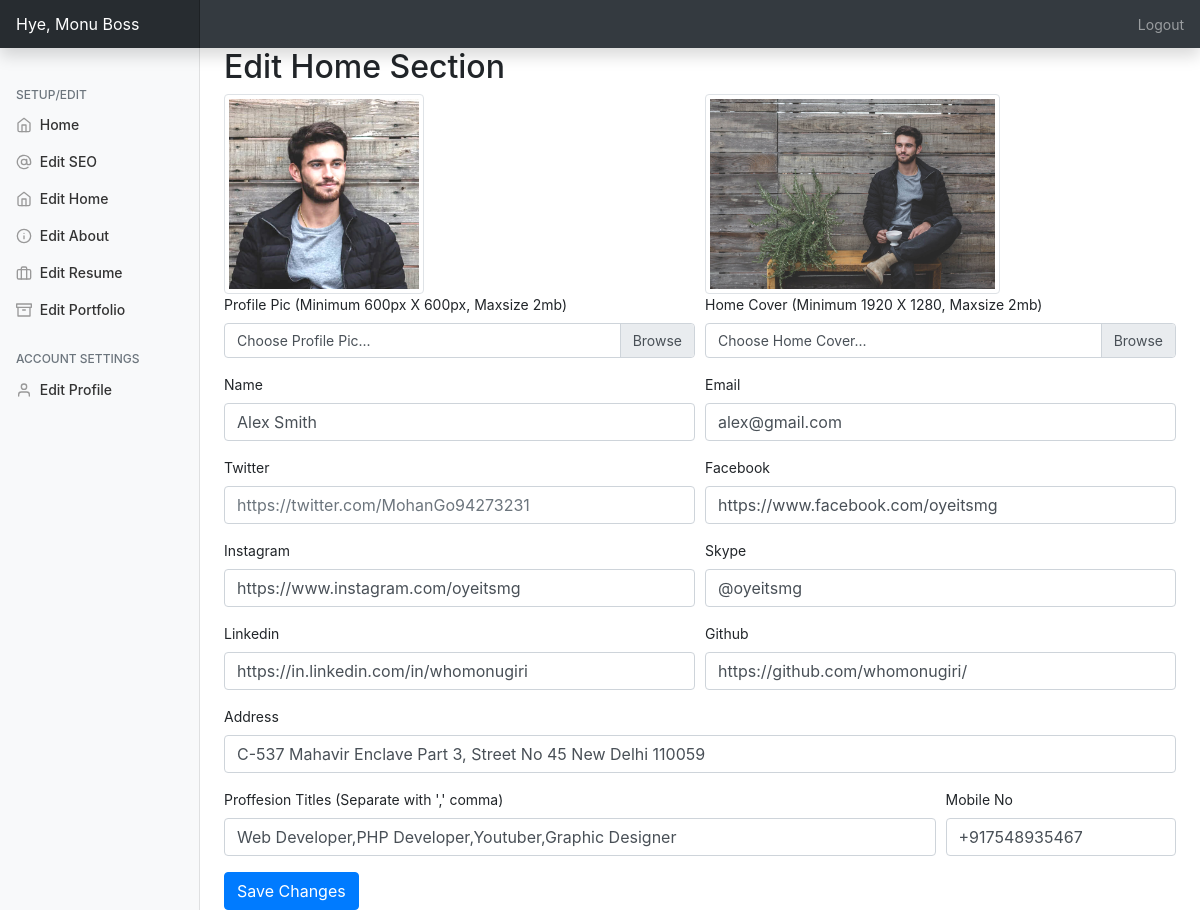
The page /admin/?edithome=true (signed in) on the database its author committed.
### tables this page shows
CREATE TABLE `personal_setup` (
  `id` int(11) NOT NULL,
  `profilepic` varchar(250) NOT NULL,
  `name` varchar(250) NOT NULL,
  `twitter` varchar(200) NOT NULL,
  `facebook` varchar(200) NOT NULL,
  `instagram` varchar(200) NOT NULL,
  `skype` varchar(200) NOT NULL,
  `linkedin` varchar(200) NOT NULL,
  `github` varchar(200) NOT NULL,
  `homewallpaper` varchar(200) NOT NULL,
  `professions` varchar(200) NOT NULL,
  `location` text NOT NULL,
  `mobile` varchar(200) NOT NULL,
  `emailid` varchar(200) NOT NULL
);

### admin/php/home.php (the view, shortened to what this page needs)
<h2>Edit Home Section</h2>
<form method="post" action="php/uhome.php" enctype="multipart/form-data">
  <div class="form-row">
    <div class="form-group col-md-6">
      <img src="../assets/img/<?= $data['profilepic'] ?>" class="oo img-thumbnail"><br>
      <label>Profile Pic (Minimum 600px X 600px, Maxsize 2mb)</label>
      <div class="custom-file">
        <label class="custom-file-label" for="profilepic">Choose Profile Pic...</label>
      </div>
    </div>
    <div class="form-group col-md-6">
      <img src="../assets/img/<?= $data['homewallpaper'] ?>" class="oo img-thumbnail">
      <label>Home Cover (Minimum 1920 X 1280, Maxsize 2mb)</label>
      <div class="custom-file">
        <label class="custom-file-label" for="profilepic">Choose Home Cover...</label>
      </div>
    </div>
    <div class="form-group col-md-6">
      <label for="name">Name</label>
      <input type="name" name="name" value="<?= $data['name'] ?>" class="form-control" id="name" placeholder="zakaria batty">
    </div>
    <div class="form-group col-md-6">
      <label for="email">Email</label>
      <input type="email" name="email" value="<?= $data['emailid'] ?>" class="form-control" id="email" placeholder="zbatty1297@gmail.com">
    </div>
    <div class="form-group col-md-6">
      <label for="twitter">Twitter</label>
      <input type="text" class="form-control" value="<?= $data['twitter'] ?>" name="twitter" id="twitter" placeholder="https://twitter.com/MohanGo94273231">
    </div>
    <div class="form-group col-md-6">
      <label for="facebook">Facebook</label>
      <input type="text" class="form-control" value="<?= $data['facebook'] ?>" name="facebook" id="facebook" placeholder="https://facebook.com/MohanGo94273231">
    </div>
    <div class="form-group col-md-6">
      <label for="instagram">Instagram</label>
      <input type="text" class="form-control" value="<?= $data['instagram'] ?>" name="instagram" id="instagram" placeholder="https://instagram.com/MohanGo94273231">
    </div>
    <div class="form-group col-md-6">
      <label for="skype">Skype</label>
      <input type="text" value="<?= $data['skype'] ?>" class="form-control" name="skype" id="skype" placeholder="@monu250">
    </div>
    <div class="form-group col-md-6">
      <label for="linkedin">Linkedin</label>
      <input type="text" class="form-control" value="<?= $data['linkedin'] ?>" name="linkedin" id="linkedin" placeholder="https://linkedin.com/MohanGo94273231">
    </div>
    <div class="form-group col-md-6">
      <label for="github">Github</label>
      <input type="text" class="form-control" value="<?= $data['github'] ?>" name="github" id="github" placeholder="https://github.com/MohanGo94273231">
    </div>
  </div>
  <div class="form-group">
    <label for="address">Address</label>
    <input type="text" name="address" value="<?= $data['location'] ?>" class="form-control" id="address" placeholder="C-537 Mahavir Enclave Part-3, New Delhi 110059">
  </div>
  <div class="form-row">
    <div class="form-group col-md-9">
      <label for="profession">Proffesion Titles (Separate with ',' comma)</label>
      <input type="text" class="form-control" name="profession" value="<?= $data['professions'] ?>" id="profession" placeholder="Web Developer,PHP Developer,Graphic Designer">
    </div>
    <div class="form-group col-md-3">
      <label for="mobile">Mobile No</label>
      <input type="text" class="form-control" value="<?= $data['mobile'] ?>" name="mobile" id="mobile" placeholder="+917838403916">
    </div>
  </div>
  <input type="submit" name="save" class="btn btn-primary" value="Save Changes">
</form>

### admin/css/dashboard.css (style rules this page uses)
body { font-size: .875rem; }

### admin/index.php (style rules this page uses)
.oo { height: 200px; }

### rows shown on the page
personal_setup: profilepic (picture), homewallpaper (picture), name "Alex Smith", email "alex@gmail.com", facebook "https://www.facebook.com/oyeitsmg", instagram "https://www.instagram.com/oyeitsmg", skype "@oyeitsmg", linkedin "https://in.linkedin.com/in/whomonugiri", github "https://github.com/whomonugiri/", address "C-537 Mahavir Enclave Part 3, Street No 45 New Delhi 110059", profession "Web Developer,PHP Developer,Youtuber,Graphic Designer", mobile "+917548935467"

### other values the page prints
$_SESSION['username'] "Monu Boss"
